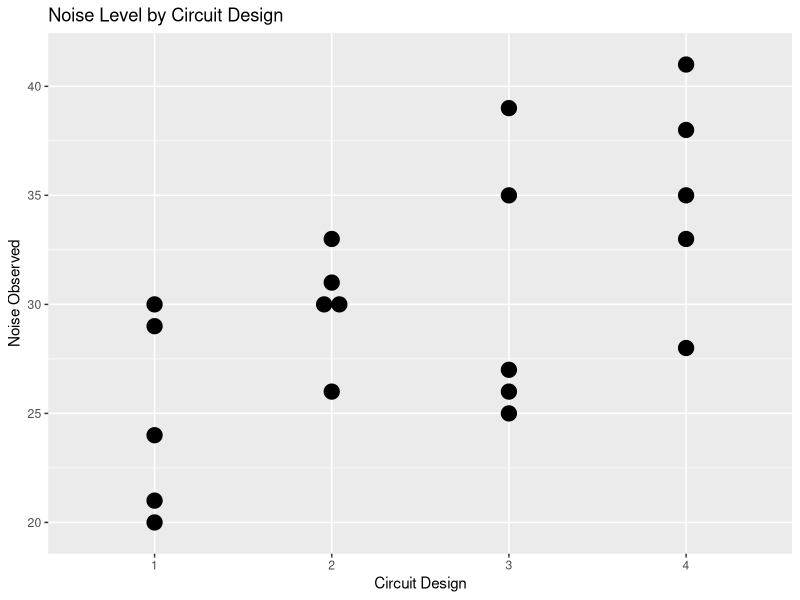
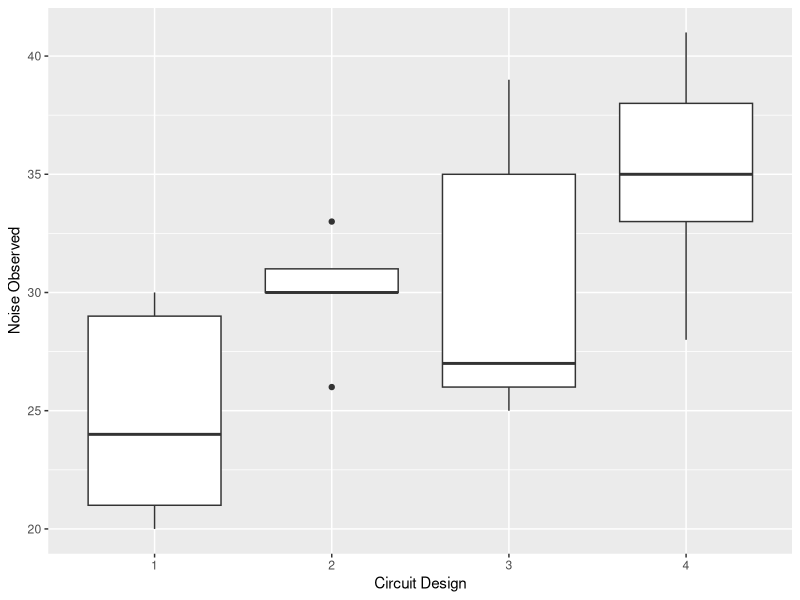

Write R code to recreate these figures, in order.
## ---- chunk 1
library(tidyverse)
## ---- chunk 2
design <- factor(rep(c("1","2","3","4"), each = 5))
## ---- chunk 3
noise <- c(
21, 20, 29, 30, 24,
30, 31, 33, 26, 30,
27, 26, 25, 35, 39,
35, 41, 33, 28, 38
)
## ---- chunk 4
design_noise_df <- data.frame(design, noise)
## ---- chunk 5
design_noise_df |> str()
## ---- chunk 6
design_noise_df |>
  group_by(design) |>
  summarise(
    mean_noise = round(mean(noise), 1),
    median_noise = round(median(noise), 1),
    sd_noise = round(sd(noise), 1)
  ) |>
  arrange(desc(mean_noise))
## ---- chunk 7
design_noise_df |>
  ggplot(aes(x = design, y = noise)) +
  geom_dotplot(
    binaxis = "y",
    stackdir = "center"
  ) +
  labs(
    x = "Circuit Design",
    y = "Noise Observed",
    title = "Noise Level by Circuit Design"
  )
## ---- chunk 8
# Box Plot

design_noise_df |>
ggplot(aes(x = design, y = noise)) +
geom_boxplot() +
labs(
    x = "Circuit Design",
    y = "Noise Observed"
)
## ---- chunk 9
anova_design_noise <- aov(noise ~ design,
                          data = design_noise_df)

summary(anova_design_noise)
## ---- chunk 10
design_noise_df |>
  group_by(design) |>
  summarise(
    mean_noise = round(mean(noise),1)
  ) |>
  arrange(desc(mean_noise))
## ---- chunk 11
TukeyHSD(anova_design_noise)
